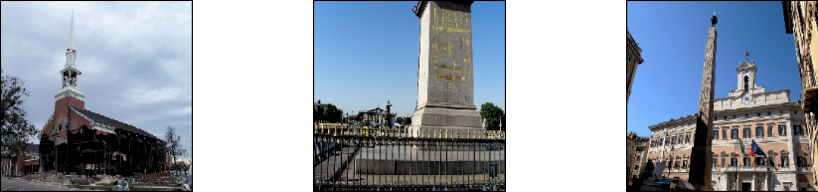
#> input picture report/figs/qualitative_images.png, 818 x 192 px
$ python -i img_loader.py   (imports and definitions only)   (Python 2 division)
#> lines starting #> are read from the running program, lines starting #| are printed output that depends on the picture
# Provides a loader that reads and stores the training and test data in memory
# to be fed into a neural network.

import argparse
from img_info import ImageInfo
from keras.utils import np_utils
import numpy as np
import pickle
from PIL import Image
from sklearn.preprocessing import normalize


class ImageLoader(object):
  """Loads image data from provided image paths."""

  # TODO: add option to generate a train/validation split on the training data.

  def __init__(self, image_info):
    """Reads in all of the images as defined in the given ImageInfo object.

    Args:
      image_info: an ImageInfo object that contains all of the image paths
          and data size values. These images will be loaded into memory and
          used for training and testing.
    """
    # Data size information:
    self.image_info = image_info
    num_classes = self.image_info.num_classes
    img_w = self.image_info.img_width
    img_h = self.image_info.img_height
    num_channels = self.image_info.num_channels
    # Initialize the empty train data arrays:
    num_train_imgs = self.image_info.num_train_images
    self.train_data = np.empty((num_train_imgs, num_channels, img_w, img_h),
                               dtype='float32')
    self.train_labels = np.empty((num_train_imgs,), dtype='uint8')
    # Initialize the empty test data arrays:
    num_test_imgs = self.image_info.num_test_images
    self.test_data = np.empty((num_test_imgs, num_channels, img_w, img_h),
                              dtype='float32')
    self.test_labels = np.empty((num_test_imgs,), dtype='uint8')

  # [142 lines left out: functions load_all_images, _load_train_images, load_test_images, _load_images, subtract_image_means, assign_soft_labels and 1 more, not called in this run]


# If this file is run, loads and preprocesses the image data, and exports it to
# a picked Python object. This object can then be loaded later instead of having
# to re-process the image data.
# [38 lines not run here, left out]

>>> import cv2
>>> picture = cv2.imread('report/figs/qualitative_images.png', cv2.IMREAD_GRAYSCALE)
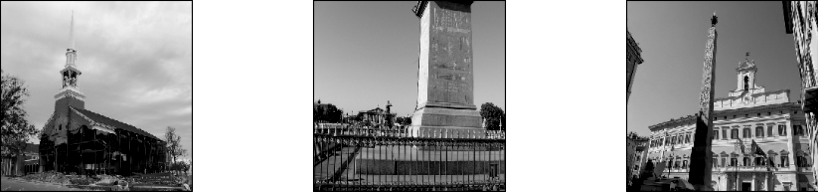
#> picture: shape (192, 818); min 0, max 255, mean 161.4
#> (the run stopped early here; a loop or call above may not have finished)

$ run again, on report/figs/10_1-train_1260.png
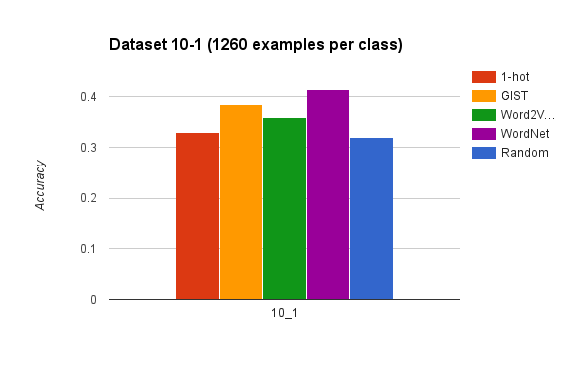
#> input picture report/figs/10_1-train_1260.png, 568 x 371 px
#> `picture = cv2.imread('report/figs/qualitative_images.png', cv2.IMREAD_..`:
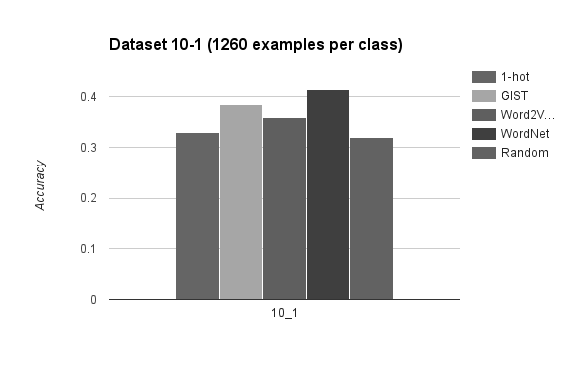
#> picture: shape (371, 568); min 0, max 255, mean 223.3
